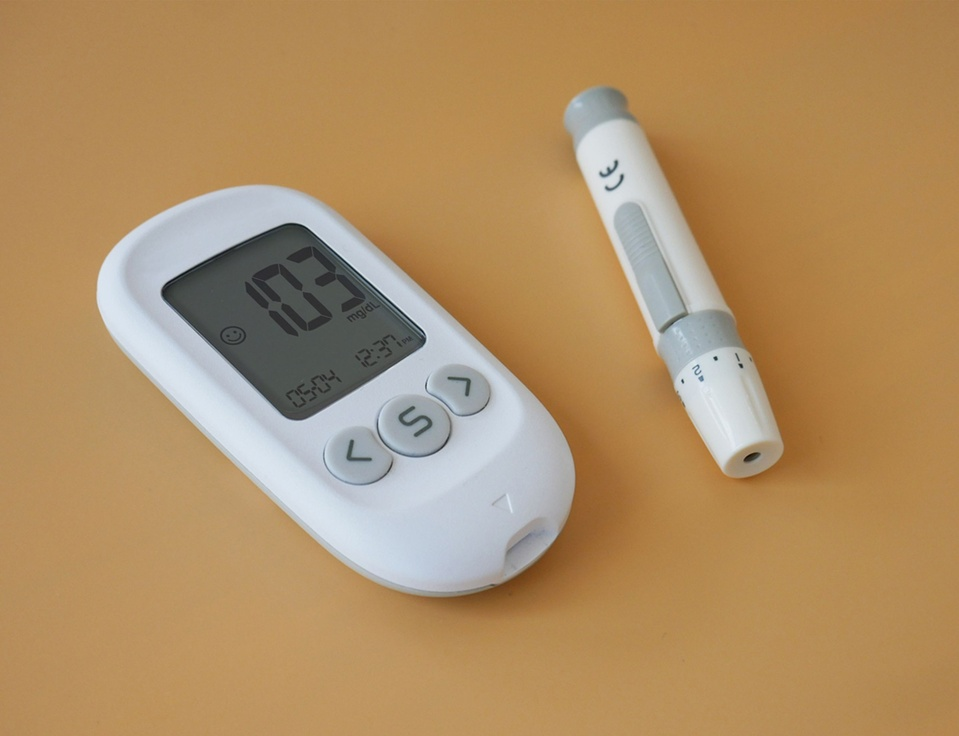
#> input picture level1_dip/test_img.jpg, 959 x 736 px, shrunk from 2580 x 1980 before the run
$ python chunk2_grayscale.py
#> lines starting #> are read from the running program, lines starting #| are printed output that depends on the picture
import cv2
from pathlib import Path

# Load the image (same as before)
image_path = Path(__file__).with_name("test_img.jpg")
img = cv2.imread(str(image_path))
#> img is the input picture: shape (736, 959, 3); mean B, G, R 101.7, 143.7, 176.1

# Convert colour image to grayscale
gray = cv2.cvtColor(img, cv2.COLOR_BGR2GRAY)
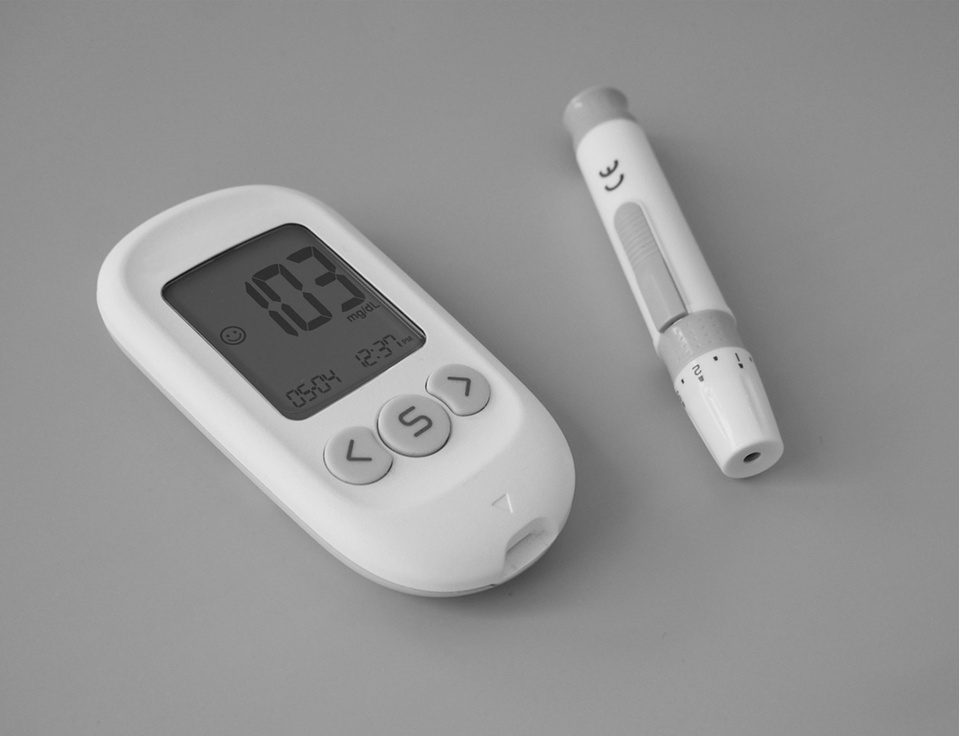
#> gray: shape (736, 959); min 13, max 234, mean 148.6

# Check the shape - notice something cahnged
print("Colour iage shape:", img.shape)
#| Colour iage shape: (736, 959, 3)
print("Grayscale image shape:", gray.shape)
#| Grayscale image shape: (736, 959)

#Check on the pixel value
print("Colour pixel at (100,100):", img[100,100])
#| Colour pixel at (100,100): [ 85 137 178]
print("Grayscale pixel at (100,100):", gray[100,100])
#| Grayscale pixel at (100,100): 143

#Show the both images side by side
cv2.imshow("Orginal", img)
cv2.imshow("Grayscale", gray)
cv2.waitKey(0)
#> (the run stopped early here; a loop or call above may not have finished)
